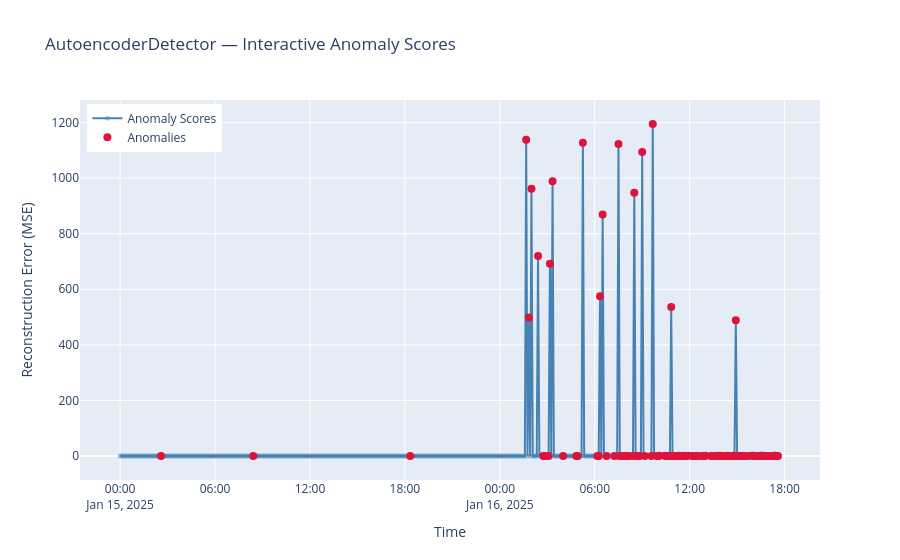

Notebook source saved alongside this figure:
### Code cell
# Interactive view — hover to inspect individual scores
ae_viz.plot_dynamic(
    title='AutoencoderDetector — Interactive Anomaly Scores',
    xaxis_title='Time',
    yaxis_title='Reconstruction Error (MSE)',
    colors={'normal': 'steelblue', 'anomaly': 'crimson', 'incident': 'orange'},
)
